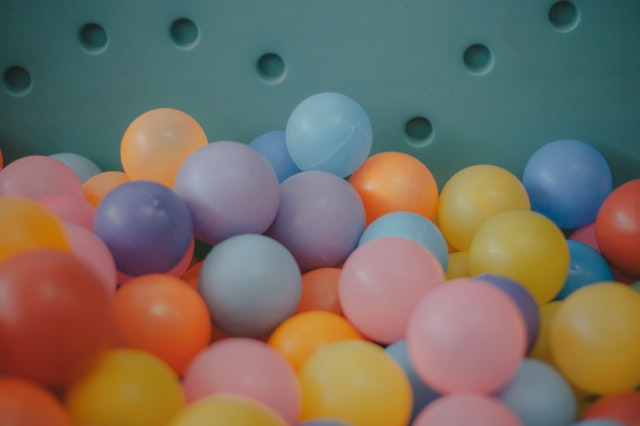
#> input picture balls.jpg, 640 x 426 px, given in place of the camera
$ python '1. gorev denme.py'
#> lines starting #> are read from the running program, lines starting #| are printed output that depends on the picture; after the words box and inside, x2 and y2 are one past the last pixel; in counts of white or black regions, pixels touching at a corner belong together
import cv2  # opencv kütüphanesi dahil etme
import numpy as np  # Numpy kütüphanesi dahil etme

vid = cv2.VideoCapture(0) #Kamera aktif hale gelir
vid.set(cv2.CAP_PROP_FRAME_WIDTH, 640)
vid.set(cv2.CAP_PROP_FRAME_HEIGHT, 480)

while 1: #aşağıdaki işlemleri sonsuza tekrarlansın
    ret, frem = vid.read() #Kamerdan gelen görüntü frem değişkene aktarılır
#> frem is the input picture: shape (426, 640, 3); mean B, G, R 97.5, 110.1, 120
    frem = cv2.flip(frem, 1) # Fremi 180 derece cevir
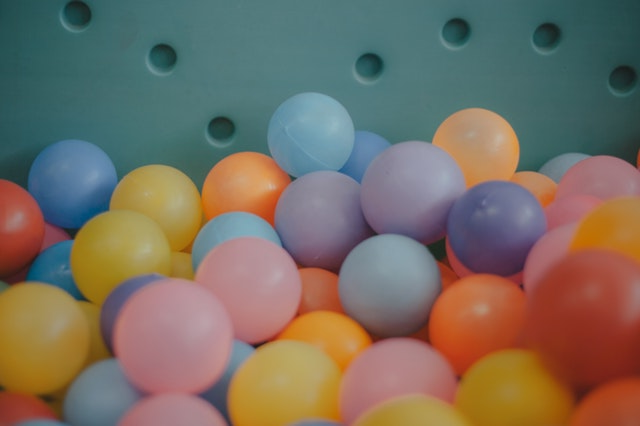
#> frem: shape (426, 640, 3); mean B, G, R 97.5, 110.1, 120

    if ret:

        #frem = cv2.blur(frem , (9, 9))
        Hsv  = cv2.cvtColor(frem , cv2.COLOR_BGR2HSV) #BGR formatında gelen görüntüer HSV formatına çevrilir.
#> Hsv: shape (426, 640, 3); mean H, S, V 76.2, 115.2, 140.5

        red_lower = np.array([170, 50, 50]) # kırmızı rengın aralığı
        red_upper = np.array([180, 255, 255]) # kırmızı rengın aralığı

        mask = cv2.inRange(Hsv, red_lower, red_upper) #HSV Formatina dönen görüntünün bizim belirtiğimiz sınırları içerisinde olanları belirliyor
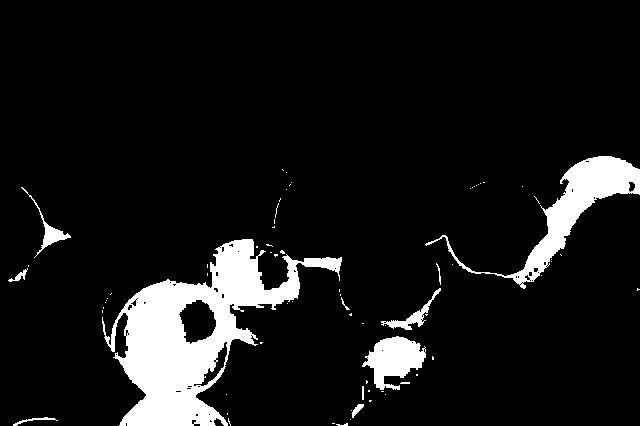
#> mask: shape (426, 640); 9.1% white; 73 white regions (61 under 20 px)
        #mask = cv2.erode(mask, None, iterations=2) #Bizim rengleri işaretliyor
        #mask = cv2.dilate(mask, None, iterations=2) #Bizim Renlerimizin genişliği alıyor

        contours,_ = cv2.findContours(mask, cv2.RETR_TREE, cv2.CHAIN_APPROX_SIMPLE) #Hedefin Adresi bolma
#> contours = 129 contours, 114 with area under 20; largest, box (x1, y1, x2, y2) and area: (102, 239, 342, 426) 17246, (425, 156, 640, 289) 4951, (362, 336, 426, 390) 1850, (178, 299, 217, 345) 1174, (193, 341, 228, 387) 396
        contours = sorted(contours, key = lambda x: cv2.contourArea(x), reverse=False) # buyuktan kucuğa sırala

        for cnt in contours:

            epsilon = 0.01 * cv2.arcLength(cnt, True)
            approx = cv2.approxPolyDP(cnt, epsilon, True)
            #cv2.drawContours(frem, [approx], 0, (0), 3)
            # Position for writing text
            x2, y2 = approx[0][0]

            if len(approx) == 2:
                cv2.putText(frem, "Ucgen ", (x2, y2), cv2.FONT_HERSHEY_COMPLEX, 3, 3, 3)
#> this loop made 129 passes
#> (epsilon, x2, y2) on passes 2, 4, 5, 6, 8, 12, 13, 14, 15, 16, 20, 23: (0, 350, 419), (0, 351, 410), (0, 385, 394), (0, 226, 394), (0, 385, 325), (0, 287, 303), (0, 105, 302), (0, 292, 301), (0, 106, 300), (0, 107, 298), (0, 541, 275), (0, 452, 264)
#> (epsilon, approx, x2, y2) on passes 1, 3, 7, 9, 10, 11: (0.04, [[332, 423], [334, 423]], 332, 423), (0.02, [[227, 413], [227, 414]], 227, 413), (0.04, [[381, 391], [383, 391]], 381, 391), (0.02, [[362, 323], [363, 323]], 362, 323), (0.04, [[102, 310], [102, 312]], 102, 310), (0.02, [[103, 307], [103, 308]], 103, 307)
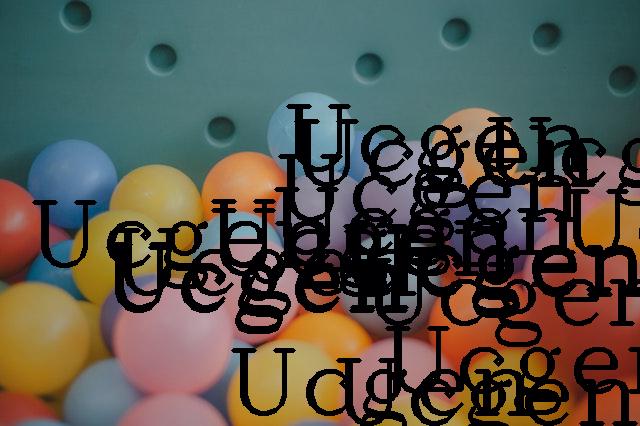
#> frem: shape (426, 640, 3); mean B, G, R 76.1, 85.1, 87.9


            #area = cv2.contourArea(cnt)
            #if area > 250: # Alan 250den büyük ise aşagıdakileri yap
            #    (x, y, w, h) = cv2.boundingRect(cnt) # hedfin alani ve adresi diğişken içinde saklar
            #    cv2.rectangle(frem, (x, y), (x + w, y + h), (0, 255, 0), 2) # Hedefin atrafinda kara çizme
            #
            #    frem1 = frem[y:y+h , x:x+w]
            #
            #    x_kor =str(x+w/2) # x Kordinatı sakla
            #    y_kor = str(y+h/2) # y Kordinatı sakla
            #
            #    cv2.circle(frem, (int(x+w/2) ,int(y+h/2) ), 5, (0, 255, 0), -1) # istenilen kordinata çember oluştur
            #
            #    print("x Kordinatı : " + x_kor ) # Rengin bulundugu X Kordinati
            #    print("Y Kordinatı : " + y_kor ) # Rengin bulundugu Y Kordinati
            #break

        cv2.imshow("frem", frem)  # fremleri göster
        cv2.imshow("mask", mask)  #kırmızı rengin algılaması göster


        if cv2.waitKey(1) == 27:  # ESC basinca kapat
#> (key Esc is pressed here)
            break

vid.release()
cv2.destroyAllWindows()
